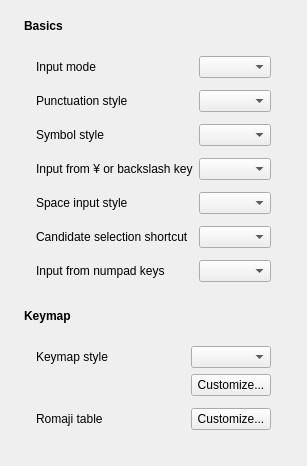
        <widget class="QWidget" name="basicTab">
          <property name="sizePolicy">
            <sizepolicy hsizetype="Preferred" vsizetype="Fixed">
              <horstretch>0</horstretch>
              <verstretch>0</verstretch>
            </sizepolicy>
          </property>
          <attribute name="title">
            <string>General</string>
          </attribute>
          <layout class="QVBoxLayout" name="root">
            <property name="spacing">
              <number>8</number>
            </property>
            <property name="leftMargin">
              <number>24</number>
            </property>
            <property name="topMargin">
              <number>12</number>
            </property>
            <property name="rightMargin">
              <number>24</number>
            </property>
            <property name="bottomMargin">
              <number>24</number>
            </property>
            <item>
              <layout class="QHBoxLayout" name="basicsLabelLayout">
                <property name="topMargin">
                  <number>4</number>
                </property>
                <item>
                  <widget class="QLabel" name="basicsLabel">
                    <property name="font">
                      <font>
                        <bold>true</bold>
                      </font>
                    </property>
                      <property name="minimumSize">
                        <size>
                          <width>0</width>
                          <height>20</height>
                        </size>
                      </property>
                    <property name="text">
                      <string>Basics</string>
                    </property>
                  </widget>
                </item>
              </layout>
            </item>
            <item>
              <widget class="QWidget" name="glcontainer">
                <property name="sizePolicy">
                  <sizepolicy hsizetype="Preferred" vsizetype="Fixed">
                    <horstretch>0</horstretch>
                    <verstretch>0</verstretch>
                  </sizepolicy>
                </property>
                <property name="autoFillBackground">
                  <bool>true</bool>
                </property>
                <layout class="QGridLayout" name="gridLayout" columnstretch="2,1">
                  <property name="leftMargin">
                    <number>12</number>
                  </property>
                  <property name="topMargin">
                    <number>12</number>
                  </property>
                  <property name="rightMargin">
                    <number>12</number>
                  </property>
                  <property name="bottomMargin">
                    <number>12</number>
                  </property>
                  <property name="verticalSpacing">
                    <number>12</number>
                  </property>
                  <item row="0" column="1">
                    <widget class="QComboBox" name="inputModeComboBox"/>
                  </item>
                  <item row="1" column="1">
                    <widget class="QComboBox" name="punctuationsSettingComboBox"/>
                  </item>
                  <item row="2" column="1">
                    <widget class="QComboBox" name="symbolsSettingComboBox">
                      <property name="enabled">
                        <bool>true</bool>
                      </property>
                    </widget>
                  </item>
                  <item row="4" column="1">
                    <widget class="QComboBox" name="spaceCharacterFormComboBox">
                      <property name="enabled">
                        <bool>true</bool>
                      </property>
                    </widget>
                  </item>
                  <item row="0" column="0">
                    <widget class="QLabel" name="inputModeLabel">
                      <property name="role" stdset="0">
                        <string>cell</string>
                      </property>
                      <property name="text">
                        <string>Input mode</string>
                      </property>
                    </widget>
                  </item>
                  <item row="1" column="0">
                    <widget class="QLabel" name="PunctuationsSettingLabel">
                      <property name="text">
                        <string>Punctuation style</string>
                      </property>
                    </widget>
                  </item>
                  <item row="2" column="0">
                    <widget class="QLabel" name="symbolsSettingLabel">
                      <property name="text">
                        <string>Symbol style</string>
                      </property>
                    </widget>
                  </item>
                  <item row="4" column="0">
                    <widget class="QLabel" name="spaceInputSettingLabel">
                      <property name="text">
                        <string>Space input style</string>
                      </property>
                    </widget>
                  </item>
                  <item row="5" column="1">
                    <widget class="QComboBox" name="selectionShortcutModeComboBox"/>
                  </item>
                  <item row="5" column="0">
                    <widget class="QLabel" name="selectionShortcutModeLabel">
                      <property name="text">
                        <string>Candidate selection shortcut</string>
                      </property>
                    </widget>
                  </item>
                  <item row="6" column="0">
                    <widget class="QLabel" name="numpadCharacterFormLabel">
                      <property name="text">
                        <string>Input from numpad keys</string>
                      </property>
                    </widget>
                  </item>
                  <item row="6" column="1">
                    <widget class="QComboBox" name="numpadCharacterFormComboBox"/>
                  </item>
                  <item row="3" column="0">
                    <widget class="QLabel" name="yenSignLabel">
                      <property name="text">
                        <string>Input from ¥ or backslash key</string>
                      </property>
                    </widget>
                  </item>
                  <item row="3" column="1">
                    <widget class="QComboBox" name="yenSignComboBox"/>
                  </item>
                </layout>
              </widget>
            </item>
            <item>
              <layout class="QHBoxLayout" name="kaymapLabelLayout">
                <property name="topMargin">
                  <number>4</number>
                </property>
                <item>
                  <widget class="QLabel" name="label_4">
                      <property name="minimumSize">
                        <size>
                          <width>0</width>
                          <height>20</height>
                        </size>
                      </property>
                    <property name="font">
                      <font>
                        <bold>true</bold>
                      </font>
                    </property>
                    <property name="text">
                      <string>Keymap</string>
                    </property>
                  </widget>
                </item>
              </layout>
            </item>
            <item>
              <widget class="QWidget" name="glcontainer2">
                <property name="sizePolicy">
                  <sizepolicy hsizetype="Preferred" vsizetype="Fixed">
                    <horstretch>0</horstretch>
                    <verstretch>0</verstretch>
                  </sizepolicy>
                </property>
                <property name="autoFillBackground">
                  <bool>true</bool>
                </property>
                <layout class="QGridLayout" name="gridLayout_2" columnstretch="2,1">
                  <property name="leftMargin">
                    <number>12</number>
                  </property>
                  <property name="topMargin">
                    <number>12</number>
                  </property>
                  <property name="rightMargin">
                    <number>12</number>
                  </property>
                  <property name="bottomMargin">
                    <number>12</number>
                  </property>
                  <property name="verticalSpacing">
                    <number>6</number>
                  </property>
                  <item row="0" column="0">
                    <widget class="QLabel" name="keymapSettingLabel">
                      <property name="text">
                        <string>Keymap style</string>
                      </property>
                    </widget>
                  </item>
                  <item row="0" column="1">
                    <widget class="QComboBox" name="keymapSettingComboBox"/>
                  </item>
                  <item row="1" column="1">
                    <layout class="QVBoxLayout" name="hogehoge">
                      <property name="spacing">
                        <number>0</number>
                      </property>
                      <item>
                        <widget class="QPushButton" name="editKeymapButton">
                          <property name="text">
                            <string>Customize...</string>
                          </property>
                        </widget>
                      </item>
                      <item>
                        <spacer name="hogehog3">
                          <property name="orientation">
                            <enum>Qt::Orientation::Vertical</enum>
                          </property>
                          <property name="sizeType">
                            <enum>QSizePolicy::Policy::Fixed</enum>
                          </property>
                          <property name="sizeHint" stdset="0">
                            <size>
                              <width>1</width>
                              <height>6</height>
                            </size>
                          </property>
                        </spacer>
                      </item>
                    </layout>
                  </item>
                  <item row="2" column="0">
                    <widget class="QLabel" name="label_11">
                      <property name="text">
                        <string>Romaji table</string>
                      </property>
                    </widget>
                  </item>
                  <item row="2" column="1">
                    <widget class="QPushButton" name="editRomanTableButton">
                      <property name="text">
                        <string>Customize...</string>
                      </property>
                    </widget>
                  </item>
                </layout>
              </widget>
            </item>
            <item>
              <spacer name="generaltabspacer">
                <property name="orientation">
                  <enum>Qt::Orientation::Vertical</enum>
                </property>
                <property name="sizeType">
                  <enum>QSizePolicy::Policy::Expanding</enum>
                </property>
                <property name="sizeHint" stdset="0">
                  <size>
                    <width>0</width>
                    <height>0</height>
                  </size>
                </property>
              </spacer>
            </item>
          </layout>
        </widget>
